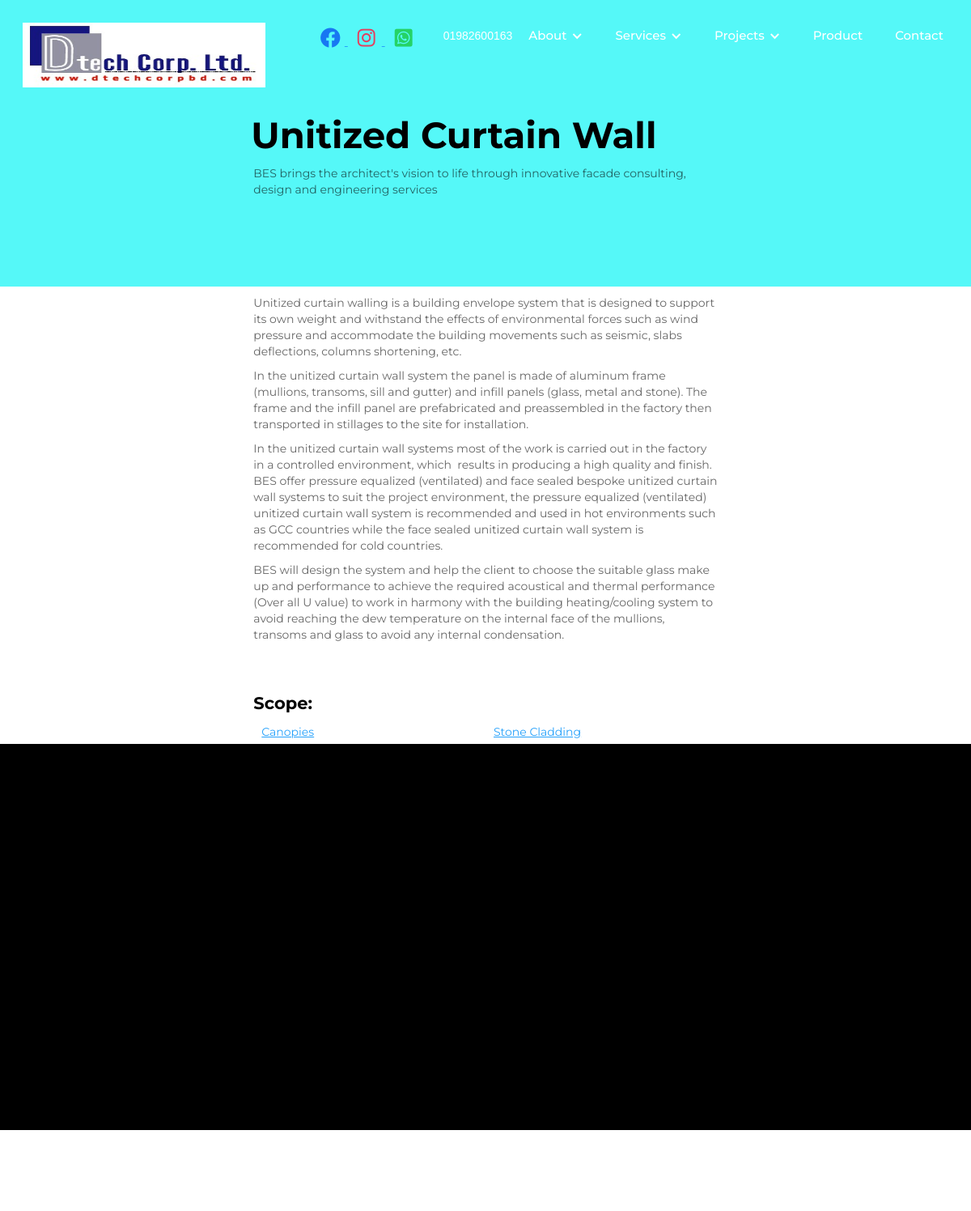
/project/scope/1/, run on the app's committed database.
### projectapp/models.py (models this page shows, shortened)
class Scope(models.Model):
    title =  models.CharField(max_length=255,help_text='title must be in 255 character')
    short_description = models.TextField(null=True,blank=True,help_text="write a very short details about your project")
    long_text = RichTextUploadingField(null=True,blank=True,help_text="write long details about your project")

### projectapp/views.py (the view)
# urls.py: path('scope/<int:pk>/', views.scope_details, name='scope_detailspage'),
def scope_details(request,pk):
    object = Scope.objects.get(pk=pk)
    context ={
        'object':object
    }
    return render(request,'projectapp/scope_details.html',context)

### homeapp/context_processors.py (called while the page is built)
def get_category_context(request):
    categories = Category.objects.all()
    return {
        'categories': categories,
    }

### projectapp/models.py (called while the page is built)
    def get_absolute_url(self):
        return reverse('homeapp:categorypage', kwargs={'pk':self.pk})

### templates/projectapp/scope_details.html
{% extends 'base.html' %}
{% load static %}
{% block content %}
    <div class="scope-header wf-section">
        <div class="container-10 w-container">
            <div class="scope-header-div">
                <h1 class="heading-2 scope">{{object.title}}</h1>
                <p>{{object.short_description}}</p>
            </div>
        </div>
    </div>
        <div class="container-10 w-container">
            <div class="scope-header-div">
                <p>{{object.long_text|safe}}</p>
            </div>
        </div>
        <div class="container-10 w-container">
            <div class="scope-header-div">
                <h3 class="subhead">Scope:</h3>
                <div role="listitem" class="collection-item-7 w-dyn-item w-col w-col-6">
                    <a href="canopies.html" class="link-block-3 w-inline-block">
                        <div class="text-block-6">Canopies</div>
                    </a>
                </div>
                <div role="listitem" class="collection-item-7 w-dyn-item w-col w-col-6">
                    <a href="stone-cladding.html" class="link-block-3 w-inline-block">
                        <div class="text-block-6">Stone Cladding</div>
                    </a>
                </div>
            </div>
        </div>
{% endblock %}

### data on the page
Scope: title "Unitized Curtain Wall", short_description "BES brings the architect's vision to life through innovative facade consulting, design and engineering services", long_text "Unitized curtain walling is a building envelope system that is designed to support its own weight and withstand the effects of environmental forces such as wind pressure and accommodate the building movements such as seismic, slabs deflections, columns shortening, etc. In the unitized curtain wall system the panel is made of aluminum frame (mullions, transoms, sill and gutter) and infill panels (glass, metal and stone). The frame and the infill panel are prefabricated and preassembled in the factory then transported in stillages to the site for installation. In the unitized curtain wall systems most of the work is carried out in the factory in a controlled environment, which results in…"
